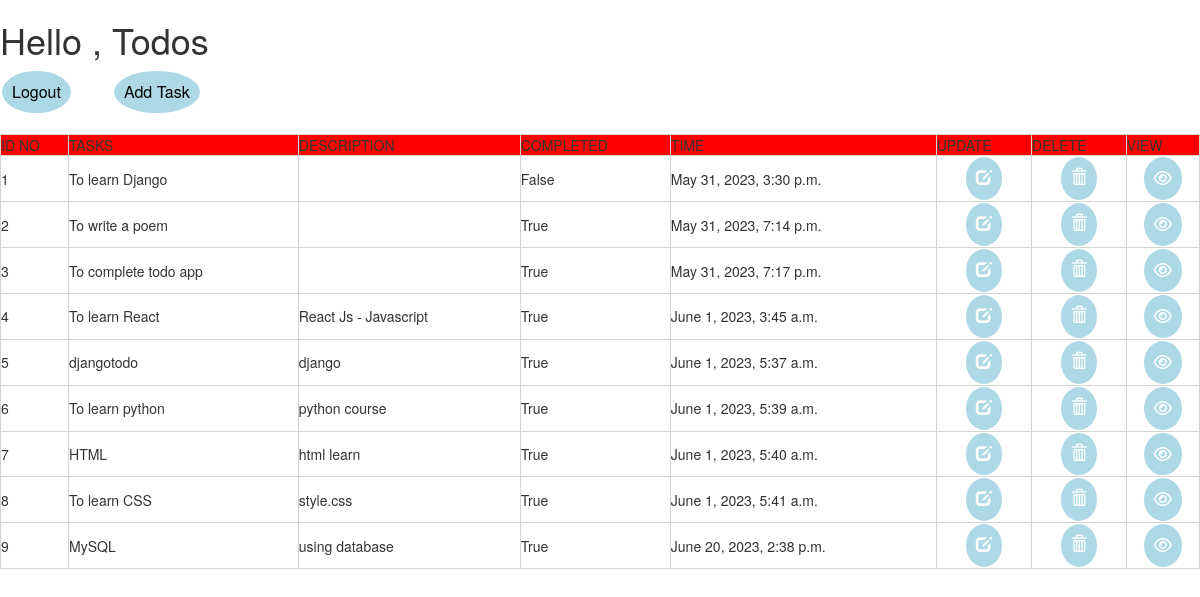
The app's page /list/ (signed in) with its own data.
### todos/models.py (models this page shows, shortened)
class Task(models.Model):
    user = models.ForeignKey(User,on_delete=models.CASCADE,null=True,blank=True)
    title = models.CharField(max_length=150,null=True,blank=True)
    description = models.TextField(default='')
    completed = models.BooleanField(default=False)
    created = models.DateTimeField(auto_now_add=True)

### todos/views.py (the view)
# urls.py: path('list/',TaskList.as_view(),name='task'),
class TaskList(LoginRequiredMixin,ListView):
    model = Task
    context_object_name = 'task'
    template_name = 'list.html'

### templates/list.html (shortened to what this page needs)
<!DOCTYPE html>
<html lang="en">
<head>
    <link rel="stylesheet" href="https://maxcdn.bootstrapcdn.com/bootstrap/3.3.7/css/bootstrap.min.css">
    <link rel="stylesheet" href="https://cdnjs.cloudflare.com/ajax/libs/font-awesome/4.7.0/css/font-awesome.min.css">
</head>
<body>
<div class="header-bar">
    <div>
        <h1>Hello , {{user.username | title}}</h1>
    </div>
    {% if request.user.is_authenticated %}
    <a href="{% url 'logout' %}"> <button   type="submit" style="color:BLACK "> Logout </button> </a>&nbsp;&nbsp;&nbsp;&nbsp;&nbsp;&nbsp;&nbsp;&nbsp;
    <a href="{% url 'task-create' %}"><button   type="submit" style="color:BLACK "> Add Task </BUTTON> </a>
    {% else %}
    <a href="{% url 'login' %}"> <button   type="submit" style="color:BLACK "> Login </button> </a><br>
    {% endif %}
</div>
<br>
    <table>
        <center>
            <div class="task-wrapper">
                     <tr style="background-color:RED;">
                    <td>ID NO</td>
                    <td>TASKS</td>
                     <td>DESCRIPTION</td>
                     <td>COMPLETED</td>
                     <td>TIME</td>
                     <td>UPDATE</td>
                     <td>DELETE</td>
                     <td>VIEW</td>
                </tr>
                {% for tasks in task %}
                <tr >
                    <td>{{tasks.id}}</td>
                    <td>{{tasks.title}}</td>
                     <td>{{tasks.description}}</td>
                     <td>{{tasks.completed}}</td>
                     <td>{{tasks.created}}</td>
          </center>
                    <td><a href="{% url 'task-update' tasks.id %}"> <center><button style="font-size:20px background-color:white"> <span class="glyphicon glyphicon-edit"></span> </button> </center></a></td>
                    <td><a href="{% url 'task-delete' tasks.id %}"> <center><button style="font-size:20px background-color:white"> <span class="glyphicon glyphicon-trash"></span> </button> </center></a></td>
                    <td><a href="{% url 'task-details' tasks.id %}"> <center><button style="font-size:20px background-color:white"><i class="fa fa-eye"></i></button></center></a></td>
                </tr>
                {% endfor %}
    </table>
</body>
</html>

### templates/list.html (style rules this page uses)
table { border-collapse:collapse; width:100% }
table,th,td { border:0.2px solid #D3D3D3; }
button { background-color: lightblue; border: none; color: white; padding: 10px; text-align: center; text-decoration: none; display: inline-block; font-size: 16px; margin: 1px 2px; cursor: pointer; border-radius: 50%; text-align: right; }

### records on screen
Task: id "1", title "To learn Django", completed "False", created "May 31, 2023, 3:30 p.m."
Task: id "2", title "To write a poem", completed "True", created "May 31, 2023, 7:14 p.m."
Task: id "3", title "To complete todo app", completed "True", created "May 31, 2023, 7:17 p.m."
Task: id "4", title "To learn React", description "React Js - Javascript", completed "True", created "June 1, 2023, 3:45 a.m."
Task: id "5", title "djangotodo", description "django", completed "True", created "June 1, 2023, 5:37 a.m."
Task: id "6", title "To learn python", description "python course", completed "True", created "June 1, 2023, 5:39 a.m."
Task: id "7", title "HTML", description "html learn", completed "True", created "June 1, 2023, 5:40 a.m."
Task: id "8", title "To learn CSS", description "style.css", completed "True", created "June 1, 2023, 5:41 a.m."
Task: id "9", title "MySQL", description "using database", completed "True", created "June 20, 2023, 2:38 p.m."

### other values on screen
{{ user.username | title }} "Todos"
